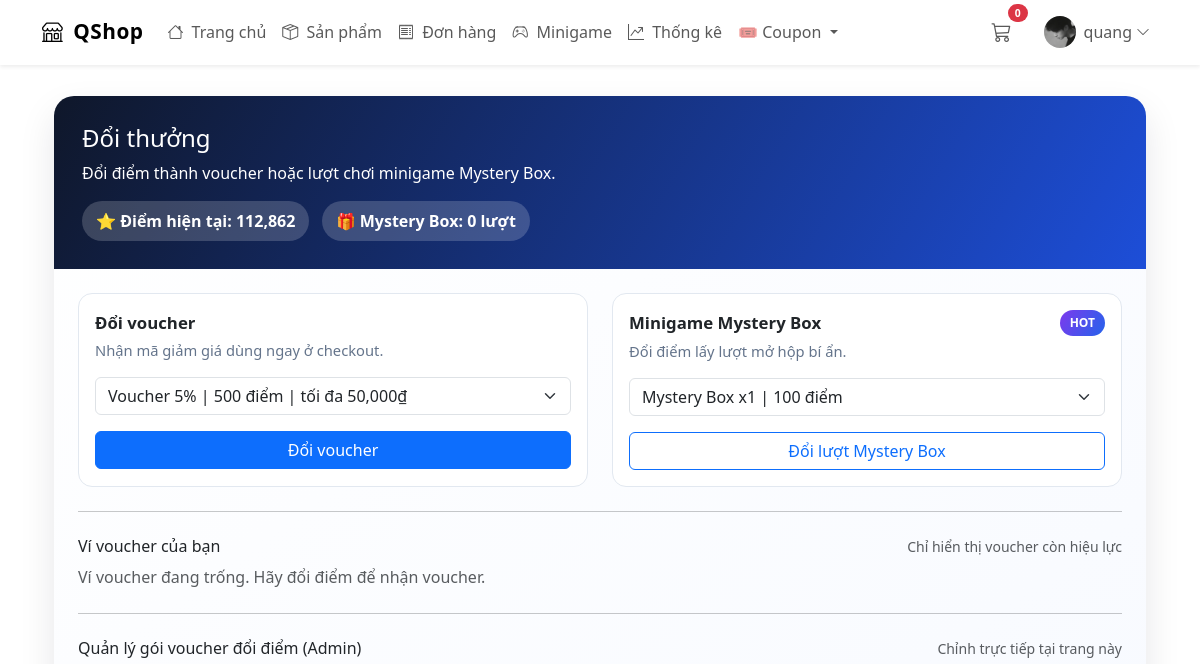
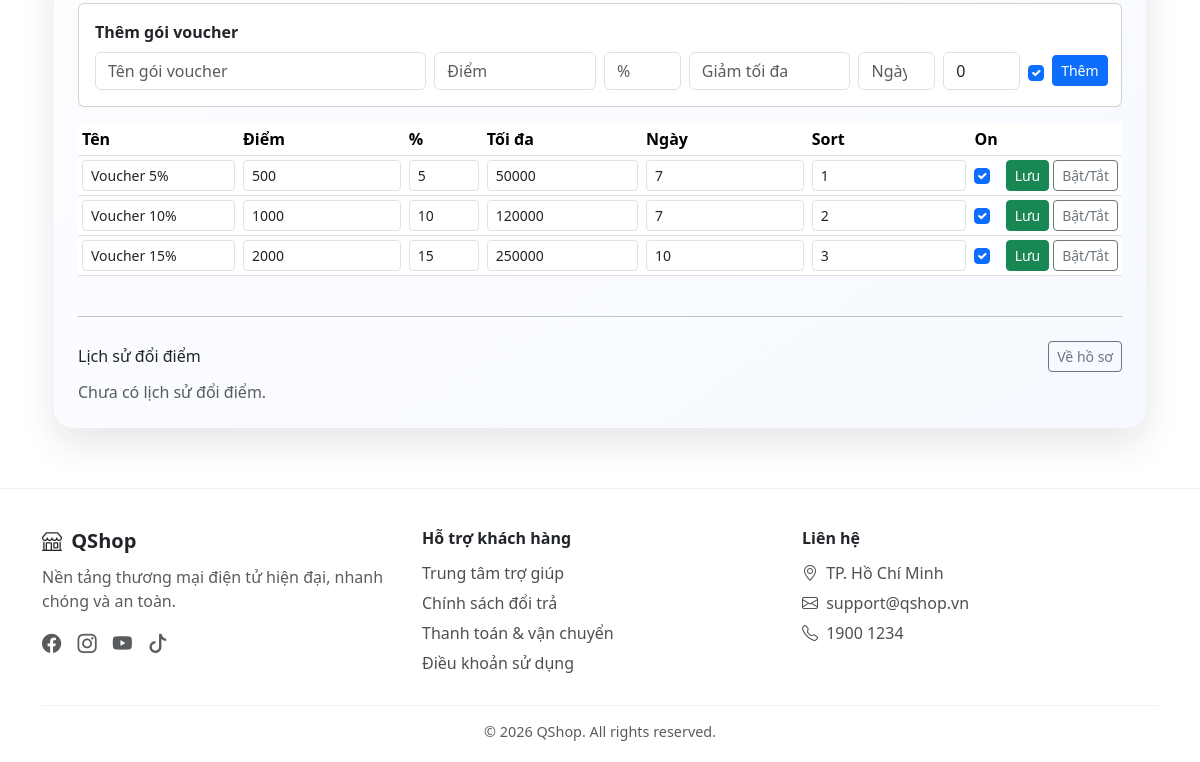
Before: /users/rewards/ (signed in) with the older database file (2 pictures, top to bottom).
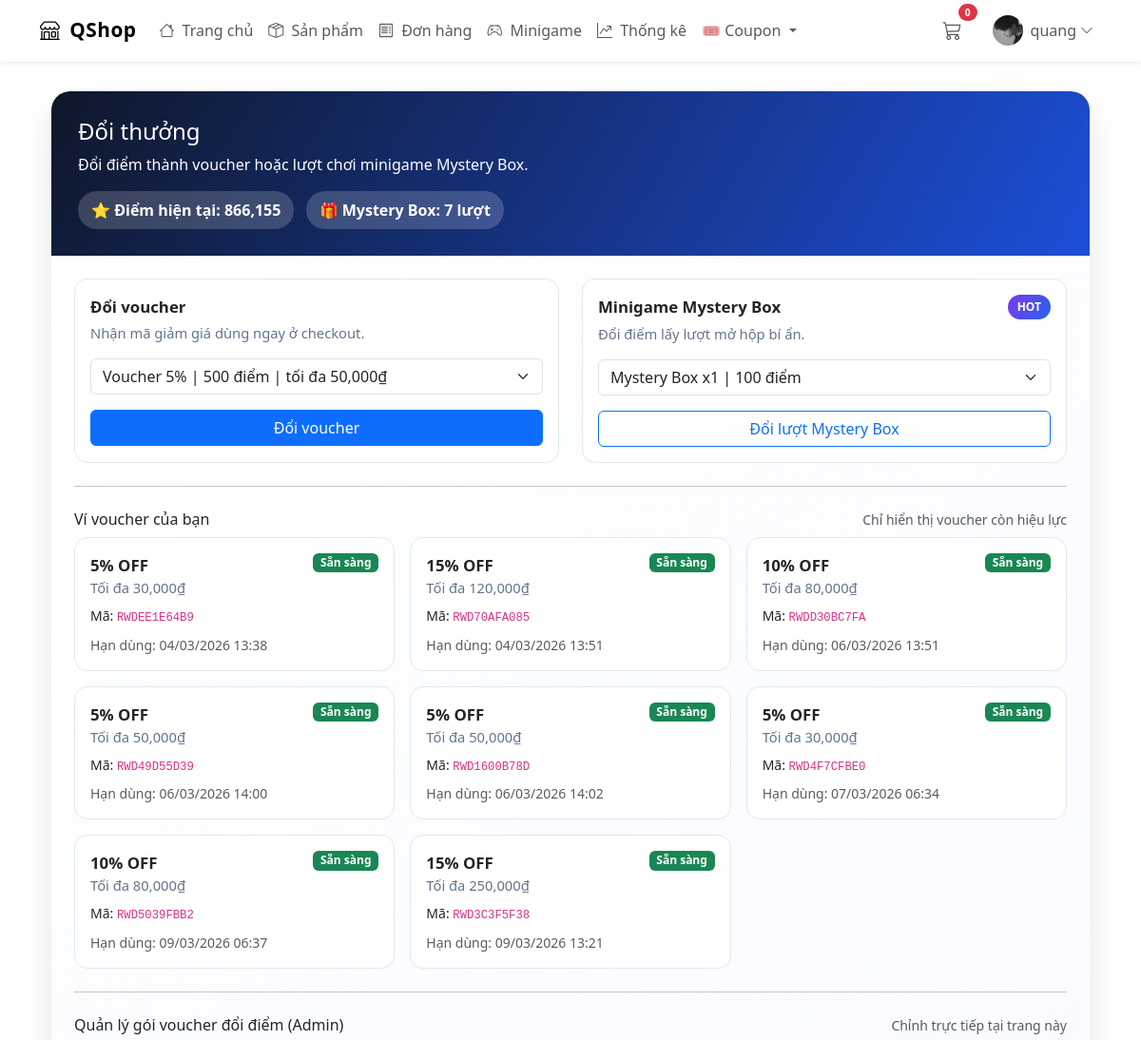
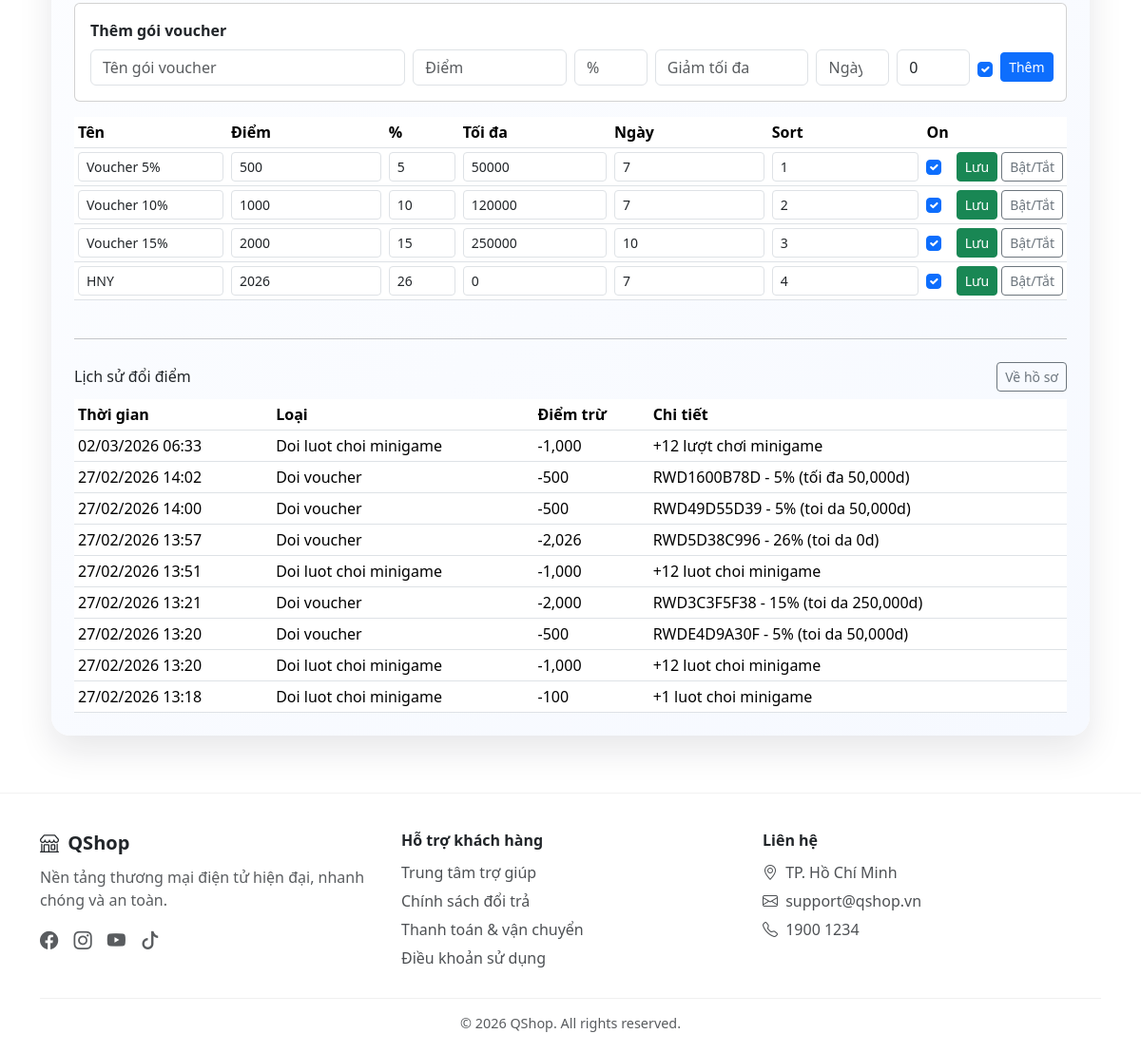
After: the same page with the newer database file (2 pictures, top to bottom).
### users/models.py (models this page shows, shortened)
class RewardVoucherOption(models.Model):
    name = models.CharField(max_length=120)
    cost_points = models.PositiveIntegerField(default=100)
    discount = models.PositiveSmallIntegerField(
        validators=[MinValueValidator(1), MaxValueValidator(100)]
    )
    max_discount = models.PositiveIntegerField(default=0)
    valid_days = models.PositiveSmallIntegerField(default=7)
    active = models.BooleanField(default=True)
    sort_order = models.PositiveIntegerField(default=0)
    class Meta:
        ordering = ("sort_order", "id")

class PointExchange(models.Model):
    TYPE_VOUCHER = "VOUCHER"
    TYPE_MINIGAME = "MINIGAME"
    TYPE_CHOICES = (
        (TYPE_VOUCHER, "Doi voucher"),
        (TYPE_MINIGAME, "Doi luot choi minigame"),
    )
    user = models.ForeignKey(
        settings.AUTH_USER_MODEL,
        on_delete=models.CASCADE,
        related_name="point_exchanges"
    )
    exchange_type = models.CharField(max_length=20, choices=TYPE_CHOICES)
    points_spent = models.PositiveIntegerField()
    note = models.CharField(max_length=255, blank=True)
    created_at = models.DateTimeField(auto_now_add=True)
    class Meta:
        ordering = ("-created_at",)

### shops/models.py (models this page shows, shortened)
class Coupon(models.Model):
    owner = models.ForeignKey(
        settings.AUTH_USER_MODEL,
        on_delete=models.CASCADE,
        null=True,
        blank=True,
        related_name="owned_coupons"
    )
    code = models.CharField(max_length=50, unique=True)
    valid_from = models.DateTimeField()
    valid_to = models.DateTimeField()
    discount = models.IntegerField(
        validators=[MinValueValidator(1), MaxValueValidator(100)]
    )
    max_discount = models.IntegerField(
        default=0,
        help_text="Số tiền giảm tối đa (0 = không giới hạn)"
    )
    usage_limit = models.PositiveIntegerField(
        default=0,
        help_text="Số lượt dùng tối đa (0 = không giới hạn)"
    )
    used_count = models.PositiveIntegerField(default=0)
    active = models.BooleanField(default=True)
    categories = models.ManyToManyField(Category, blank=True, help_text="Chọn danh mục sản phẩm để áp dụng voucher (để trống nếu áp dụng cho tất cả)")

### users/views.py (the view)
# urls.py: path('rewards/', views.rewards, name='rewards'),
@login_required
def rewards(request):
    profile_obj = update_user_rank_realtime(request.user)
    now = timezone.now()
    owned_vouchers = (
        Coupon.objects
        .filter(
            owner=request.user,
            active=True,
            valid_from__lte=now,
            valid_to__gte=now
        )
        .exclude(couponusage__user=request.user)
        .order_by("valid_to")
    )
    context = {
        "points": profile_obj.points,
        "minigame_plays": profile_obj.minigame_plays,
        "voucher_options": RewardVoucherOption.objects.filter(active=True).order_by("sort_order", "id"),
        "minigame_options": MINIGAME_OPTIONS,
        "owned_vouchers": owned_vouchers,
        "recent_exchanges": request.user.point_exchanges.all()[:10],
        "manage_voucher_options": (
            RewardVoucherOption.objects.all().order_by("sort_order", "id")
            if request.user.is_staff or request.user.is_superuser
            else []
        ),
    }
    return render(request, "users/rewards.html", context)

### shops/context_processors.py (called while the page is built)
def cart_context(request):
    cart = request.session.get('cart', {})
    cart_items_count = len(cart)
    return {
        'cart_items_count': cart_items_count,
        'cart': cart
    }

### shops/rank_utils.py (called while the page is built)
def calculate_points(user):
    total_spent = (
        Order.objects
        .filter(user=user, paid=True)
        .aggregate(total=Sum("total_price"))["total"]
    ) or 0
    points = total_spent // POINT_RATE
    return points

def calculate_rank(points):
    if points >= 50000:
        return Profile.RANK_LEGEND
    elif points >= 25000:
        return Profile.RANK_ELITE
    elif points >= 12000:
        return Profile.RANK_DIAMOND
    elif points >= 6000:
        return Profile.RANK_PLATINUM
    elif points >= 3000:
        return Profile.RANK_GOLD
    elif points >= 1500:
        return Profile.RANK_PREMIUM
    elif points >= 700:
        return Profile.RANK_REGULAR
    elif points >= 300:
        return Profile.RANK_SHOPPER
    elif points >= 100:
        return Profile.RANK_EXPLORER
    return Profile.RANK_NEWBIE

### users/templates/users/rewards.html (shortened to what the changed rows need)
{% extends "users/base.html" %}
{% load humanize %}
{% block content %}
<div class="container mt-4 mb-5">
  <div class="reward-shell">
    <div class="reward-header">
      <h4 class="mb-2">Đổi thưởng</h4>
      <p class="mb-3">Đổi điểm thành voucher hoặc lượt chơi minigame Mystery Box.</p>
      <span class="reward-chip">⭐ Điểm hiện tại: {{ points|intcomma }}</span>
      <span class="reward-chip">🎁 Mystery Box: {{ minigame_plays|intcomma }} lượt</span>
    </div>
    <div class="p-4">
      <div class="row g-4">
        <div class="col-lg-6">
        </div>
        <div class="col-lg-6">
        </div>
      </div>
      <hr class="my-4">
      <div class="d-flex justify-content-between align-items-center mb-2">
        <h6 class="mb-0">Ví voucher của bạn</h6>
        <span class="text-muted small">Chỉ hiển thị voucher còn hiệu lực</span>
      </div>
      {% if owned_vouchers %}
      <div class="row g-3 mb-4">
        {% for v in owned_vouchers %}
        <div class="col-md-6 col-xl-4">
          <div class="reward-card p-3 h-100">
            <div class="d-flex justify-content-between align-items-start mb-2">
              <div>
                <div class="reward-title">{{ v.discount }}% OFF</div>
                <div class="reward-sub">Tối đa {{ v.max_discount|intcomma }}₫</div>
              </div>
              <span class="badge text-bg-success">Sẵn sàng</span>
            </div>
            <div class="small mb-2">
              Mã: <code>{{ v.code }}</code>
            </div>
            <div class="small text-muted">
              Hạn dùng: {{ v.valid_to|date:"d/m/Y H:i" }}
            </div>
          </div>
        </div>
        {% endfor %}
      </div>
      {% else %}
      <div class="text-muted mb-4">Ví voucher đang trống. Hãy đổi điểm để nhận voucher.</div>
      {% endif %}
      {% if request.user.is_staff or request.user.is_superuser %}
      <hr class="my-4">
      <div class="d-flex justify-content-between align-items-center mb-2">
        <h6 class="mb-0">Quản lý gói voucher đổi điểm (Admin)</h6>
        <span class="text-muted small">Chỉnh trực tiếp tại trang này</span>
      </div>
      <div class="card p-3 mb-3">
        <div class="fw-semibold mb-2">Thêm gói voucher</div>
        <form method="post" action="{% url 'users:manage_voucher_options' %}" class="row g-2">
        </form>
      </div>
      <div class="table-responsive mb-3">
        <table class="table table-sm align-middle">
          <thead>
            <tr>
              <th>Tên</th>
              <th>Điểm</th>
              <th>%</th>
              <th>Tối đa</th>
              <th>Ngày</th>
              <th>Sort</th>
              <th>On</th>
              <th></th>
            </tr>
          </thead>
          <tbody>
            {% for v in manage_voucher_options %}
            <tr>
              <form method="post" action="{% url 'users:manage_voucher_options' %}">
                <td><input class="form-control form-control-sm" name="name" value="{{ v.name }}"></td>
                <td><input class="form-control form-control-sm" type="number" min="1" name="cost_points" value="{{ v.cost_points }}"></td>
                <td><input class="form-control form-control-sm" type="number" min="1" max="100" name="discount" value="{{ v.discount }}"></td>
                <td><input class="form-control form-control-sm" type="number" min="0" name="max_discount" value="{{ v.max_discount }}"></td>
                <td><input class="form-control form-control-sm" type="number" min="1" name="valid_days" value="{{ v.valid_days }}"></td>
                <td><input class="form-control form-control-sm" type="number" min="0" name="sort_order" value="{{ v.sort_order }}"></td>
                <td><input class="form-check-input" type="checkbox" name="active" {% if v.active %}checked{% endif %}></td>
                <td class="d-flex gap-1">
                  <button class="btn btn-sm btn-success" name="action" value="update">Lưu</button>
                  <button class="btn btn-sm btn-outline-secondary" name="action" value="toggle">Bật/Tắt</button>
                </td>
              </form>
            </tr>
            {% endfor %}
          </tbody>
        </table>
      </div>
      {% endif %}
      <hr class="my-4">
      <div class="d-flex justify-content-between align-items-center mb-2">
        <h6 class="mb-0">Lịch sử đổi điểm</h6>
        <a href="{% url 'users:profile' %}" class="btn btn-sm btn-outline-secondary">Về hồ sơ</a>
      </div>
      {% if recent_exchanges %}
      <div class="table-responsive">
        <table class="table table-sm align-middle mb-0">
          <thead>
            <tr>
              <th>Thời gian</th>
              <th>Loại</th>
              <th>Điểm trừ</th>
              <th>Chi tiết</th>
            </tr>
          </thead>
          <tbody>
            {% for item in recent_exchanges %}
            <tr>
              <td>{{ item.created_at|date:"d/m/Y H:i" }}</td>
              <td>{{ item.get_exchange_type_display }}</td>
              <td>-{{ item.points_spent|intcomma }}</td>
              <td>{{ item.note }}</td>
            </tr>
            {% endfor %}
          </tbody>
        </table>
      </div>
      {% else %}
      <div class="text-muted">Chưa có lịch sử đổi điểm.</div>
      {% endif %}
    </div>
  </div>
</div>
{% endblock %}

Changed rows visible on the page:
added Coupon: discount "5", max_discount "30,000", code "RWDEE1E64B9", valid_to "04/03/2026 13:38"
added Coupon: discount "15", max_discount "120,000", code "RWD70AFA085", valid_to "04/03/2026 13:51"
added Coupon: discount "10", max_discount "80,000", code "RWDD30BC7FA", valid_to "06/03/2026 13:51"
added Coupon: discount "5", max_discount "50,000", code "RWD49D55D39", valid_to "06/03/2026 14:00"
added Coupon: discount "5", max_discount "50,000", code "RWD1600B78D", valid_to "06/03/2026 14:02"
added Coupon: discount "5", max_discount "30,000", code "RWD4F7CFBE0", valid_to "07/03/2026 06:34"
added Coupon: discount "10", max_discount "80,000", code "RWD5039FBB2", valid_to "09/03/2026 06:37"
added Coupon: discount "15", max_discount "250,000", code "RWD3C3F5F38", valid_to "09/03/2026 13:21"
added RewardVoucherOption: name "HNY", cost_points "2026", discount "26", max_discount "0", valid_days "7", sort_order "4", active "☑"
added PointExchange: created_at "02/03/2026 06:33", exchange_type "Doi luot choi minigame", points_spent "1,000", note "+12 lượt chơi minigame"
added PointExchange: created_at "27/02/2026 14:02", exchange_type "Doi voucher", points_spent "500", note "RWD1600B78D - 5% (tối đa 50,000d)"
added PointExchange: created_at "27/02/2026 14:00", exchange_type "Doi voucher", points_spent "500", note "RWD49D55D39 - 5% (toi da 50,000d)"
added PointExchange: created_at "27/02/2026 13:57", exchange_type "Doi voucher", points_spent "2,026", note "RWD5D38C996 - 26% (toi da 0d)"
added PointExchange: created_at "27/02/2026 13:51", exchange_type "Doi luot choi minigame", points_spent "1,000", note "+12 luot choi minigame"
added PointExchange: created_at "27/02/2026 13:21", exchange_type "Doi voucher", points_spent "2,000", note "RWD3C3F5F38 - 15% (toi da 250,000d)"
added PointExchange: created_at "27/02/2026 13:20", exchange_type "Doi voucher", points_spent "500", note "RWDE4D9A30F - 5% (toi da 50,000d)"
added PointExchange: created_at "27/02/2026 13:20", exchange_type "Doi luot choi minigame", points_spent "1,000", note "+12 luot choi minigame"
added PointExchange: created_at "27/02/2026 13:18", exchange_type "Doi luot choi minigame", points_spent "100", note "+1 luot choi minigame"
Other visible differences:
{{ points|intcomma }}: "112,862" → "866,155"
{{ minigame_plays|intcomma }}: "0" → "7"
text no longer shown: "Ví voucher đang trống. Hãy đổi điểm để nhận voucher. Chưa có lịch sử đổi điểm."
text now shown: "Thời gian Loại Điểm trừ Chi tiết"
